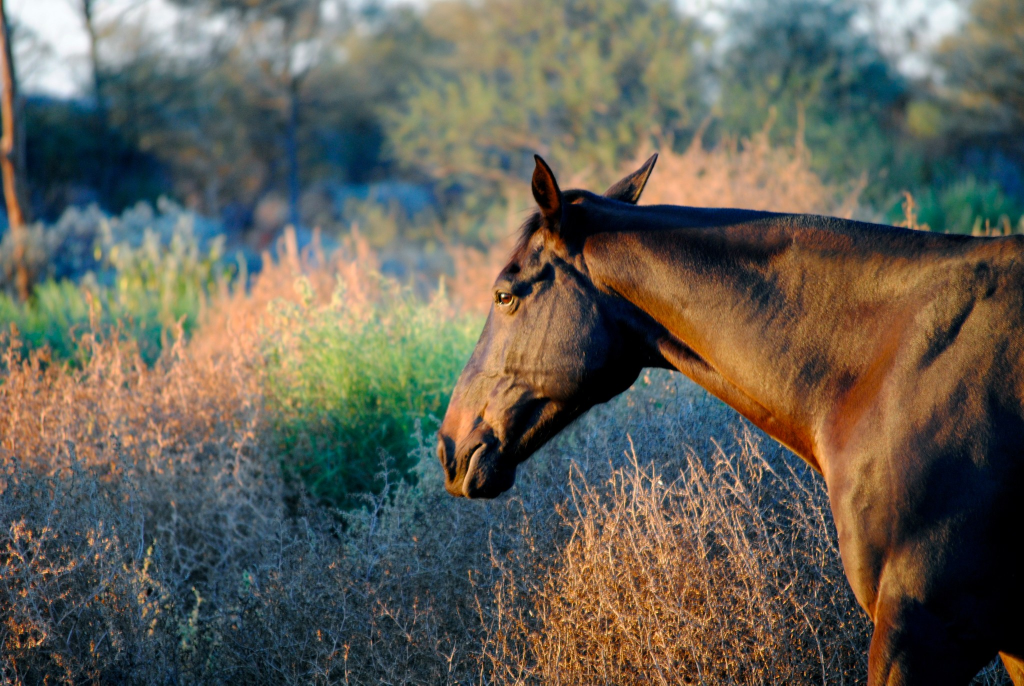
#> input picture DSC_0003.JPG, 2048 x 1371 px (shown at 1/2 size)
$ python Photo_FT_animation.py
#> lines starting #> are read from the running program, lines starting #| are printed output that depends on the picture
"""
This simple script takes a photo, fourier transforms it, and creates an animation
where each frame successively adds fourier modes to the image (large scales to small)
A couple libraries are needed: python imaging library (PIL), and progressbar
(comment out if you don't want it). An FFMPEG writer is also required. I used:
conda install -c conda-forge ffmpeg
"""

import numpy as np
import matplotlib.pyplot as plt
import matplotlib.animation as animation
import Image
import progressbar as pgb

# Some options
nframes = 150
filename = 'DSC_0003.JPG'
fps = 5  # frames per second

# Read in image, FT
raw_im = np.array(Image.open(filename))  # Probably not efficient, but gets us a numpy array to manipulate
#> raw_im is the input picture: shape (1371, 2048, 3); mean R, G, B 98.6, 96.1, 85.7
raw_im_ft = np.fft.fftshift(np.fft.fft2(raw_im, axes=(0, 1)), axes=(0, 1))
log_power = np.log(np.sum(np.abs(raw_im_ft)**2, axis=2))  # Used to plot FT panel
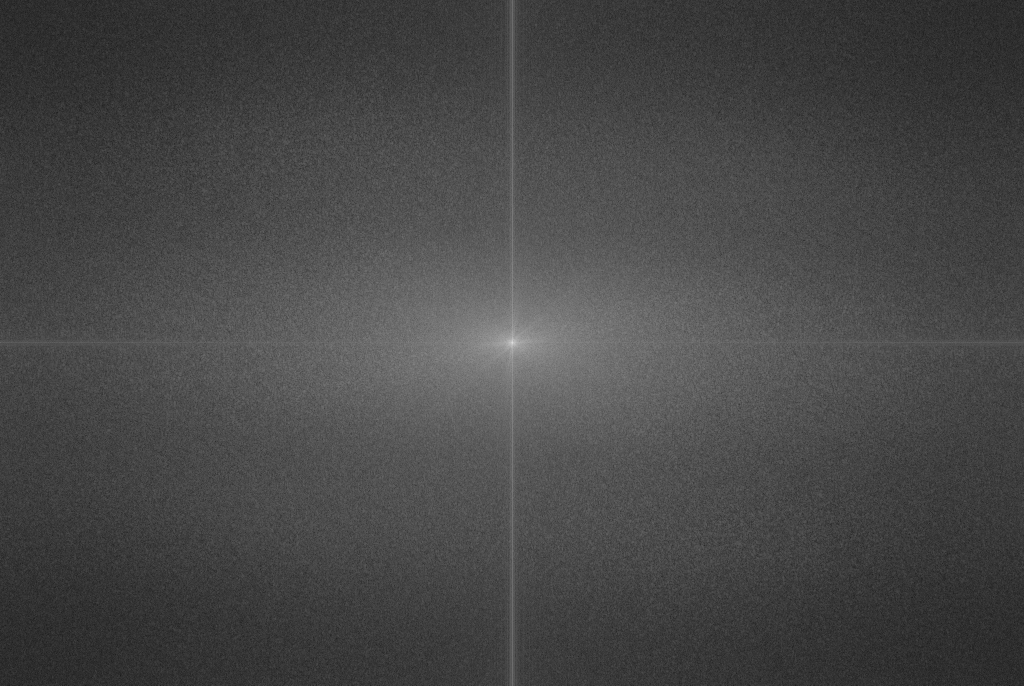
#> log_power: shape (1371, 2048) float64 (shown at 1/2 size); min 10.29, max 39.87, mean 18.6; drawn with min black and max white

# Prepare for masking
x0 = raw_im.shape[0] / 2
#> x0 = 685.5
y0 = raw_im.shape[1] / 2
#> y0 = 1024
x = np.arange(raw_im.shape[0]) - x0
#> x = 1371 values from -685.5 to 684.5
y = np.arange(raw_im.shape[1]) - y0
#> y = 2048 values from -1024 to 1023
radius = np.sqrt(x.reshape((-1, 1))**2 + y.reshape((1, -1))**2)
rmax = radius.max()
#> rmax = 1232.3
rmin = rmax / 500.0  # This is used because we are going to log bin r for the frames
#> rmin = 2.46
bin_size = (np.log(rmax) - np.log(rmin)) / nframes
#> bin_size = 0.0414
rframes = np.exp(np.log(rmin) + bin_size * (np.arange(nframes) + 1))
#> rframes = 150 values from 2.57 to 1232.3

# Set up figure for animation
frame = 0
fig, (ax_ft, ax_im) = plt.subplots(1, 2, figsize=(16, 8))
ax_ft.imshow(log_power, animated=True)
foo = ax_ft.axis('off')
ax_im.imshow(raw_im, animated=True)
foo = ax_im.axis('off')


def reset():
    global log_power, raw_im_ft, frame, bar
    frame = 0

    masked_log_power = np.zeros_like(log_power)
    masked_im = np.zeros_like(raw_im_ft, dtype='uint8')

    ax_ft.images[0].set_array(masked_log_power)
    ax_im.images[0].set_array(masked_im)

    bar = pgb.ProgressBar(widgets=[pgb.Percentage(),
                          pgb.Bar(marker='-', left=' |', right='| '), pgb.Counter(),
                          '/{0:0d} frames '.format(nframes),
                          pgb.ETA()], maxval=nframes).start()

    return ax_ft.images[0], ax_im.images[0]


def updatefig(*args):
    global log_power, raw_im_ft, radius, rframes, frame, bar
    frame += 1
    r_ind = radius < rframes[frame]
    masked_ft = raw_im_ft * r_ind[:, :, None]
    masked_log_power = log_power * r_ind
    masked_im = np.real(np.fft.ifft2(np.fft.ifftshift(masked_ft, axes=(0, 1)), axes=(0, 1)))
    masked_im -= masked_im.min()
    masked_im *= 255 / masked_im.max()  # fits into image range
    masked_im = np.uint8(np.round(masked_im))

    ax_ft.images[0].set_array(masked_log_power)
    ax_im.images[0].set_array(masked_im)

    bar.update(frame)

    return ax_ft.images[0], ax_im.images[0]


ani = animation.FuncAnimation(fig, updatefig, repeat=False, frames=nframes - 1,
                              interval=np.round(1.0 / fps * 1000), blit=False, init_func=reset)

# Write the animation
#> (the run stopped early here; a loop or call above may not have finished)
